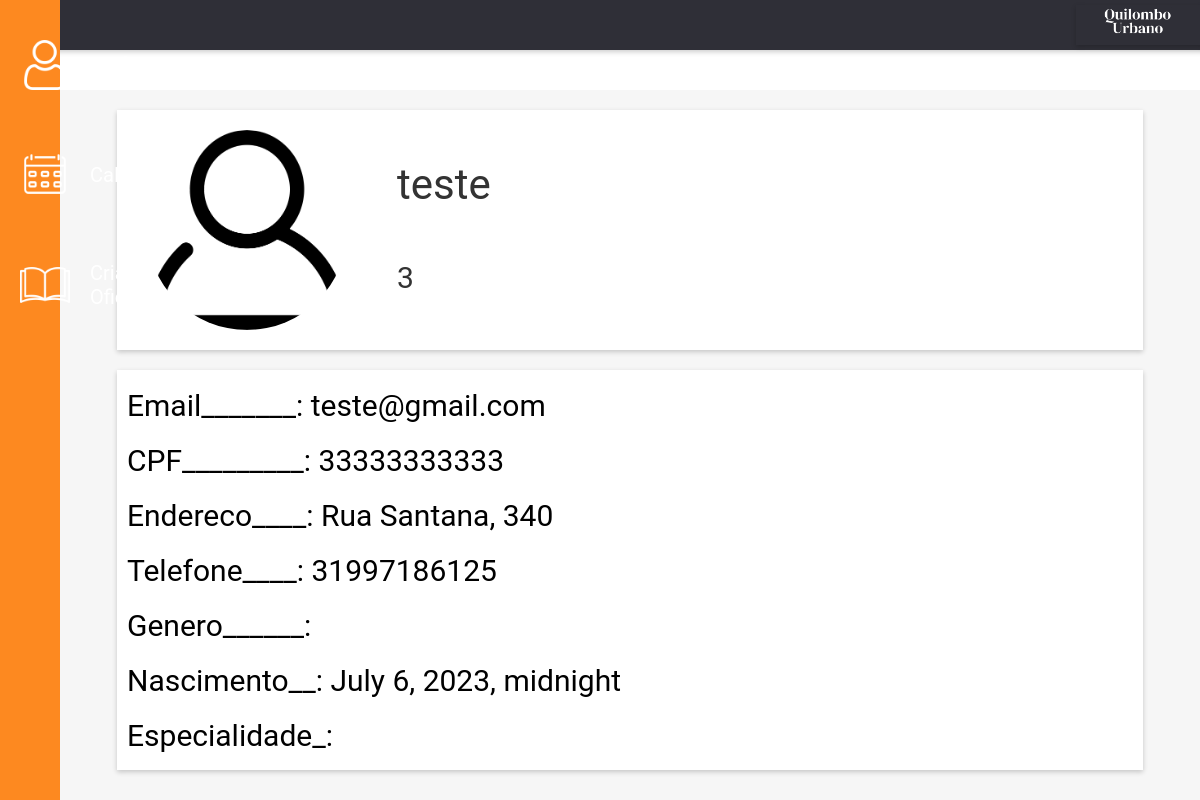
The app's page /prof-account/3/campus/ with its own data.
### professor/models.py (models this page shows, shortened)
class Professor(models.Model):
    user = models.OneToOneField(User, on_delete=models.CASCADE, primary_key=True)
    name = models.CharField(blank=True, null=True, max_length=50)
    cpf = models.CharField(blank=True, null=True, max_length=11)
    phone_number = PhoneField()
    especiality = models.CharField(blank=True, null=True, max_length=250)
    email = models.CharField(blank=True, null=True, max_length=250)
    address = models.CharField(blank=True, null=True, max_length=250)
    birth_date = models.DateTimeField()

### professor/views.py (the view)
# urls.py: path('<int:id>/campus/', views.professorView, name='campus'),
def professorView(request, id):
    user = Professor.objects.get(user_id=id)
    info = {'user': user}
    timing = user.birth_date.strftime("%d-%m-%Y")
    info['time'] = timing
    return render(request,'pagina-professor.html', info)

### templates/pagina-professor.html (shortened to what this page needs)
{% load static %}
<!DOCTYPE html>
<html>
<head>
</head>
<body>
    <div class="sidebar" onmouseover="expandSidebar()" onmouseout="shrinkSidebar()">
        <a href="{% url 'professor:campus' user.user_id %}">
            <img id="perfil-image" src="{% static 'img/perfil.png' %}" alt="Perfil">
        </a>
        <a href="{% url 'professor:calendar' user.user_id%}">
            <img id="calendario-image" src="{% static 'img/calendario.png' %}" alt="Calendário">
        </a>
        <a href="{% url 'professor:criar-oficinas' user.user_id%}">
            <img id="oficinas-image" src="{% static 'img/livro.png' %}" alt="Minhas Oficinas">
        </a>
    </div>
    <div class="top-bar-container">
        <div class="top-bar">
            <a href="{% url 'pages:home' %}"><img src="{% static 'img/simbolo3.png' %}"
                    alt="Logo - Quilombo Urbano"></a>
        </div>
    </div>
    <div class="content-container">
        <div class="container" id="caixa1" style="height: 30vh;">
            <img src="{% static 'img/profile.png' %}" alt="Imagem" />
            <span id="dynamic-text">{{ user.name }}</span>
            <span id="dynamic-codigo" style="top: 150px; font-size: 30px;">{{ user.user_id }}</span>
        </div>
        <div class="container" id="caixa2" style="height: 50vh; align-items: start;;">
            <div class="titulos">
                <span id="titulo-email">Email_______: {{user.email}}</span>
                <span id="titulo-cpf">CPF_________: {{user.cpf}}</span>
                <span id="titulo-endereco">Endereco____: {{user.address}}</span>
                <span id="titulo-telefone">Telefone____: {{user.phone_number}}</span>
                <span id="titulo-genero">Genero______: {{user.gender}}</span>
                <span id="titulo-nascimento">Nascimento__: {{user.birth_date}}</span>
                <span id="titulo-responsavel">Especialidade_: {{user.speciality}}</span>
            </div>
        </div>
    </div>
</body>
</html>

### templates/pagina-professor.html (style rules this page uses)
body { margin: 0; padding: 0; display: flex; flex-direction: column; min-height: 100vh; }
.sidebar { position: fixed; top: 0; left: 0; width: 5%; height: 100vh; background-color: #FD8920; transition: width 0.5s, background-color 0.5s; display: flex; flex-direction: column; align-items: flex-start; z-index: 1; }
.sidebar img { width: 50px; aspect-ratio: 1/1; margin: 20px 10px; }
.sidebar a { text-decoration: none; color: white; font-size: 20px; font-family: "Roboto", sans-serif; display: flex; align-items: center; margin-left: 10px; position: relative; margin-top: 20px; }
.container img { position: absolute; top: 20px; left: 30px; width: 200px; height: 200px; border-radius: 50%; }
.top-bar { height: 5vh; background-color: #2F2F37; display: flex; justify-content: space-around; align-items: center; color: white; font-size: 20px; font-family: "Roboto", sans-serif; margin: 0; box-shadow: 0 2px 5px rgba(0, 0, 0, 0.2); transition: background-color 0.5s; }
.container { background-color: white; margin-top: 20px; width: 90%; display: flex; flex-direction: column; align-items: center; box-shadow: 0 2px 5px rgba(0, 0, 0, 0.2); position: relative; }
.top-bar img { height: 50px; margin: 0 20px; }
#caixa1 span { font-family: "Roboto", sans-serif; font-size: 42px; position: absolute; top: 50px; left: 280px; color: #333; }
.top-bar-container { background-color: #2F2F37; width: 100%; display: flex; justify-content: flex-end; align-items: center; color: white; font-size: 20px; padding: 5px; margin: 0; box-shadow: 0 2px 5px rgba(0, 0, 0, 0.2); transition: background-color 0.5s; }
.content-container { flex-grow: 1; background-color: #F6F6F6; display: flex; flex-direction: column; align-items: center; margin-left: 5%; margin-top: 5vh; transition: background-color 0.5s; }
.container { display: flex; justify-content: center; }
.textos, .titulos { display: flex; flex-wrap: wrap; flex-direction: column; align-items: start; }
.textos span, .titulos span { box-sizing: border-box; padding: 10px; font-size: 30px; font-family: "Roboto", sans-serif; }

### records on screen
Professor: name "teste", user_id "3", email "teste@gmail.com", cpf "33333333333", address "Rua Santana, 340", phone_number "31997186125", birth_date "July 6, 2023, midnight"
